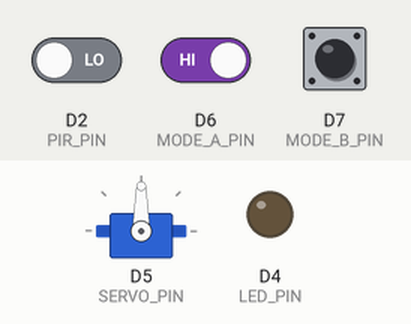
Recording of a sketch running on a simulated ESP8266 (Wemos D1 mini). Shown: servo, output pins drawn as LEDs (lit = HIGH). The test bench sets the inputs (shaded band); at power-on: D6 (MODE_A_PIN) HIGH, D2 (PIR_PIN) LOW, D7 (MODE_B_PIN) HIGH. Random numbers use the default seed unless the sketch sets one.

Above: at 0.9 s.
At 10.88 s:
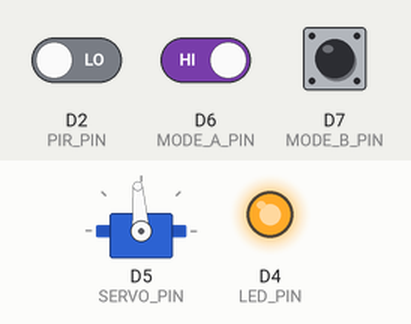
14.2 s: D6 (MODE_A_PIN) driven HIGH
At 14.42 s:
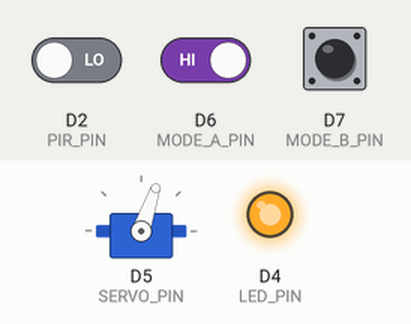
Timing chart, 0 to 61.3 s (numbered marks = the images above; inputs shaded):
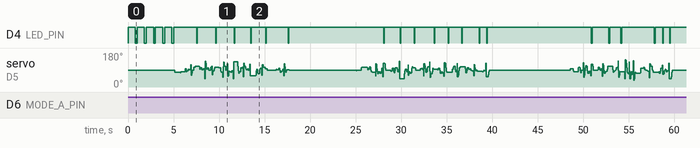

The sketch:

cat_servo_v1.ino
```cpp
#include <Servo.h>

/*
 * ===== Pin assignments (D1 Mini) =====
 *
 * SERVO_PIN   -> D5 (GPIO14)  - Servo signal
 * PIR_PIN     -> D2 (GPIO4)   - PIR output
 * LED_PIN     -> D4 (GPIO2)   - Status LED (with ~320Ω to GND)
 * MODE_A_PIN  -> D6 (GPIO12)  - 3-pos switch pole A (common)
 * MODE_B_PIN  -> D7 (GPIO13)  - 3-pos switch pole B (common)
 */

// ===== MASTER TOGGLES =====
const bool USE_PIR    = false;  // true = PIR-gated sessions
const bool TEST_MODE  = true;   // true = short cycles for code/testing

const int SERVO_PIN  = D5;
const int PIR_PIN    = D2;
const int LED_PIN    = D4;
const int MODE_A_PIN = D6;
const int MODE_B_PIN = D7;

// ==== Servo geometry ====
// NOTE: REST will be auto-centered in setup() unless you disable AUTO_CENTER_REST.
int SERVO_MIN_DEG   = 25;
int SERVO_MAX_DEG   = 155;
int SERVO_REST_DEG  = 100;

const bool AUTO_CENTER_REST = true;   // recommended

// Motion tuning
// Teases use small steps; Darts use bigger steps for faster “zips”.
const int SERVO_STEP_DEG = 2;   // default (teases + general moves)
const int DART_STEP_DEG  = 5;   // faster darts (bigger jumps)

// ===== Startup warmup (PIR OFF mode) =====
const unsigned long STARTUP_WARMUP_MS = 5000UL;

// PIR behavior (only used when USE_PIR=true)
const unsigned long PIR_RETRIGGER_COOLDOWN_MS = 30000UL;

// ===== AM312 handling =====
const unsigned long PIR_WARMUP_IGNORE_MS   = 15000UL;
const unsigned long PIR_EDGE_DEBOUNCE_MS   = 250UL;
const unsigned long PIR_STUCK_HIGH_MS      = 20000UL;
const unsigned long PIR_LOW_CLEAR_MS       = 500UL;

Servo wandServo;

enum PlayMode { MODE_LAZY, MODE_PLAYFUL, MODE_ZOOMIES };

bool sessionActive = false;
unsigned long lastSessionEndMs = 0;
int currentServoDeg = 90;

// ===== PIR state tracking =====
unsigned long bootMs = 0;
bool pirReady = false;

int lastPirState = LOW;
unsigned long lastPirEdgeMs = 0;

unsigned long pirHighSinceMs = 0;
unsigned long pirLowSinceMs  = 0;
bool pirStuckHigh = false;

bool pirSuppressed = false;

// ===== Auto-cycle (when USE_PIR == false) =====
enum AutoPhase { AUTO_RUN, AUTO_LONG_REST };

AutoPhase autoPhase = AUTO_RUN;
unsigned long autoPhaseEndMs = 0;
unsigned long nextAutoSessionMs = 0;
unsigned long sessionCounter = 0;

// Macro cycle defaults (Option A)
unsigned long AUTO_RUN_WINDOW_MS       = 45UL * 60UL * 1000UL;
unsigned long AUTO_LONG_REST_MIN_MS    = 15UL * 60UL * 1000UL;
unsigned long AUTO_LONG_REST_MAX_MS    = 30UL * 60UL * 1000UL;

// In TEST_MODE, shrink everything so you can see behavior quickly
unsigned long TEST_RUN_WINDOW_MS       = 60UL * 1000UL;
unsigned long TEST_LONG_REST_MIN_MS    = 20UL * 1000UL;
unsigned long TEST_LONG_REST_MAX_MS    = 30UL * 1000UL;

// ===== Startup warmup state =====
unsigned long startupEndMs = 0;
bool firstSessionHasRun = false;

// ===== Helpers =====
int clampAngle(int angle) {
  if (angle < SERVO_MIN_DEG) return SERVO_MIN_DEG;
  if (angle > SERVO_MAX_DEG) return SERVO_MAX_DEG;
  return angle;
}

int min2(int a, int b) { return (a < b) ? a : b; }
int max2(int a, int b) { return (a > b) ? a : b; }

int pctOf(int base, int pct) {
  // integer percent to avoid floats
  return (base * pct) / 100;
}

// Compute max amplitude that won’t exceed MIN/MAX given current REST
int maxSafeAmplitude() {
  int leftRoom  = SERVO_REST_DEG - SERVO_MIN_DEG;
  int rightRoom = SERVO_MAX_DEG - SERVO_REST_DEG;
  int m = min2(leftRoom, rightRoom);
  return max2(0, m);
}

// ===== Smooth move (supports variable step size) =====
void moveServoSmooth(int fromDeg, int toDeg, int stepDelayMs, int stepDeg) {
  fromDeg = clampAngle(fromDeg);
  toDeg   = clampAngle(toDeg);

  if (fromDeg == toDeg) {
    wandServo.write(toDeg);
    return;
  }

  stepDeg = max2(1, stepDeg);
  int step = (toDeg > fromDeg) ? stepDeg : -stepDeg;

  if (step > 0) {
    for (int a = fromDeg; a < toDeg; a += step) {
      wandServo.write(clampAngle(a));
      delay(stepDelayMs);
    }
  } else {
    for (int a = fromDeg; a > toDeg; a += step) {
      wandServo.write(clampAngle(a));
      delay(stepDelayMs);
    }
  }

  // Always land exactly on target
  wandServo.write(toDeg);
}

void moveTo(int targetDeg, int stepDelayMs) {
  targetDeg = clampAngle(targetDeg);
  moveServoSmooth(currentServoDeg, targetDeg, stepDelayMs, SERVO_STEP_DEG);
  currentServoDeg = targetDeg;
}

void moveToStep(int targetDeg, int stepDelayMs, int stepDeg) {
  targetDeg = clampAngle(targetDeg);
  moveServoSmooth(currentServoDeg, targetDeg, stepDelayMs, stepDeg);
  currentServoDeg = targetDeg;
}

int randRange(int minVal, int maxVal) {
  return minVal + random(maxVal - minVal + 1);
}

unsigned long randRangeUL(unsigned long minVal, unsigned long maxVal) {
  if (maxVal <= minVal) return minVal;
  unsigned long span = (maxVal - minVal);
  return minVal + (unsigned long)random((long)span + 1L);
}

PlayMode readModeSwitch() {
  int a = digitalRead(MODE_A_PIN);
  int b = digitalRead(MODE_B_PIN);

  if (a == LOW && b == LOW) return MODE_LAZY;
  if (a == HIGH && b == HIGH) return MODE_PLAYFUL;
  return MODE_ZOOMIES;
}

// ---- PIR state resync ----
void resyncPirState(unsigned long now) {
  int cur = digitalRead(PIR_PIN);
  lastPirState = cur;
  lastPirEdgeMs = now;

  pirStuckHigh = false;
  pirHighSinceMs = (cur == HIGH) ? now : 0;
  pirLowSinceMs  = (cur == LOW)  ? now : 0;
}

// ===== PIR: rising edge + stuck-high guard =====
bool pirRisingEdge(unsigned long now) {
  if (!pirReady) return false;
  if (pirSuppressed) return false;

  int cur = digitalRead(PIR_PIN);

  if (cur == HIGH) {
    if (pirHighSinceMs == 0) pirHighSinceMs = now;
    pirLowSinceMs = 0;
    if (!pirStuckHigh && (now - pirHighSinceMs >= PIR_STUCK_HIGH_MS)) pirStuckHigh = true;
  } else {
    pirHighSinceMs = 0;
    if (pirLowSinceMs == 0) pirLowSinceMs = now;

    if (pirStuckHigh && (now - pirLowSinceMs >= PIR_LOW_CLEAR_MS)) {
      pirStuckHigh = false;
      lastPirEdgeMs = now;
      lastPirState = LOW;
    }
  }

  bool rising = (cur == HIGH && lastPirState == LOW);
  lastPirState = cur;

  if (pirStuckHigh) return false;

  if (rising) {
    if (now - lastPirEdgeMs < PIR_EDGE_DEBOUNCE_MS) return false;
    lastPirEdgeMs = now;
    return true;
  }
  return false;
}

// ===== LED rhythms (visible + distinguishable) =====
void blinkLedDuringSession(PlayMode mode) {
  int offMs, onMs;

  if (TEST_MODE) {
    offMs = 60; onMs = 60;
  } else {
    switch (mode) {
      case MODE_LAZY:    offMs = 120; onMs = 120; break;
      case MODE_PLAYFUL: offMs = 80;  onMs = 80;  break;
      case MODE_ZOOMIES: offMs = 50;  onMs = 50;  break;
    }
  }

  digitalWrite(LED_PIN, LOW);
  delay(offMs);
  digitalWrite(LED_PIN, HIGH);
  delay(onMs);
}

// ===== Startup heartbeat (non-blocking) =====
void startupHeartbeat(unsigned long now) {
  static unsigned long lastToggleMs = 0;
  static bool ledOn = true;

  unsigned long interval = ledOn ? 800UL : 200UL;

  if (now - lastToggleMs >= interval) {
    ledOn = !ledOn;
    digitalWrite(LED_PIN, ledOn ? HIGH : LOW);
    lastToggleMs = now;
  }
}

// ===== Mode timing (time-based sessions + jittered rests) =====
unsigned long sessionDurationMsForMode(PlayMode mode) {
  if (TEST_MODE) return randRangeUL(10000UL, 15000UL);

  switch (mode) {
    case MODE_LAZY:    return randRangeUL(45000UL, 70000UL);
    case MODE_PLAYFUL: return randRangeUL(60000UL, 90000UL);
    case MODE_ZOOMIES: return randRangeUL(75000UL, 120000UL);
  }
  return 60000UL;
}

unsigned long restDurationMsForMode(PlayMode mode) {
  if (TEST_MODE) return randRangeUL(5000UL, 10000UL);

  switch (mode) {
    case MODE_LAZY:    return randRangeUL(6UL * 60UL * 1000UL, 10UL * 60UL * 1000UL);
    case MODE_PLAYFUL: return randRangeUL(3UL * 60UL * 1000UL, 7UL * 60UL * 1000UL);
    case MODE_ZOOMIES: return randRangeUL(2UL * 60UL * 1000UL, 6UL * 60UL * 1000UL);
  }
  return 5UL * 60UL * 1000UL;
}

// ===== Faster speeds safely =====
// smaller delay => faster
int teaseSpeedForMode(PlayMode mode) {
  if (TEST_MODE) return 5;
  switch (mode) {
    case MODE_LAZY:    return 12;
    case MODE_PLAYFUL: return 7;
    case MODE_ZOOMIES: return 5;
  }
  return 7;
}

int dartSpeedForMode(PlayMode mode) {
  // faster cross darts (safe-ish). If you start seeing resets, bump these up by +1 or +2.
  if (TEST_MODE) return 2;
  switch (mode) {
    case MODE_LAZY:    return 6;  // was 9
    case MODE_PLAYFUL: return 3;  // was 4
    case MODE_ZOOMIES: return 2;  // was 3
  }
  return 3;
}

// ===== Range scaling (based on actual safe travel) =====
// Teases: small % of safe range
int teaseAmpForMode(PlayMode mode) {
  int maxAmp = maxSafeAmplitude();

  int loPct, hiPct;
  switch (mode) {
    case MODE_LAZY:    loPct = 5;  hiPct = 15; break;
    case MODE_PLAYFUL: loPct = 8;  hiPct = 22; break;
    case MODE_ZOOMIES: loPct = 10; hiPct = 25; break;
  }

  int lo = max2(4, pctOf(maxAmp, loPct));
  int hi = max2(lo + 2, pctOf(maxAmp, hiPct));
  return randRange(lo, hi);
}

// Darts: big % of safe range (lets you use more angle without clipping)
int dartAmpForMode(PlayMode mode) {
  int maxAmp = maxSafeAmplitude();

  int loPct, hiPct;
  switch (mode) {
    case MODE_LAZY:    loPct = 25; hiPct = 55; break;
    case MODE_PLAYFUL: loPct = 40; hiPct = 75; break;
    case MODE_ZOOMIES: loPct = 60; hiPct = 95; break;
  }

  int lo = max2(10, pctOf(maxAmp, loPct));
  int hi = max2(lo + 2, pctOf(maxAmp, hiPct));
  return randRange(lo, hi);
}

// ===== Motion primitives =====
void doTease(PlayMode mode) {
  int amp = teaseAmpForMode(mode);

  int left  = clampAngle(SERVO_REST_DEG - amp);
  int right = clampAngle(SERVO_REST_DEG + amp);

  int speed = teaseSpeedForMode(mode);

  int base = (random(2) == 0) ? left : right;
  int hops = randRange(TEST_MODE ? 1 : 1, TEST_MODE ? 2 : 3);

  for (int i = 0; i < hops; i++) {
    int jitter = randRange(-8, 8);
    moveTo(clampAngle(base + jitter), speed);
    delay(randRange(TEST_MODE ? 20 : 50, TEST_MODE ? 80 : 160));
  }

  delay(randRange(TEST_MODE ? 30 : 60, TEST_MODE ? 120 : 220));
}

void doBigDart(PlayMode mode) {
  int amp = dartAmpForMode(mode);

  int left  = clampAngle(SERVO_REST_DEG - amp);
  int right = clampAngle(SERVO_REST_DEG + amp);

  int speed = dartSpeedForMode(mode);

  bool startLeft = (random(2) == 0);
  int start = startLeft ? left : right;
  int end   = startLeft ? right : left;

  // Faster “zip” moves: use bigger step size for darts
  moveToStep(start, speed, DART_STEP_DEG);
  delay(randRange(TEST_MODE ? 8 : 20, TEST_MODE ? 35 : 75));
  moveToStep(end, speed, DART_STEP_DEG);

  // small overshoot/jitter to feel “alive”
  if (random(3) == 0) {
    moveToStep(clampAngle(end + randRange(-10, 10)), speed, DART_STEP_DEG);
  }

  delay(randRange(TEST_MODE ? 20 : 60, TEST_MODE ? 100 : 220));
}

void hidePause(PlayMode mode) {
  if (TEST_MODE) { delay(randRange(400, 900)); return; }
  switch (mode) {
    case MODE_LAZY:    delay(randRange(2500, 4500)); break;
    case MODE_PLAYFUL: delay(randRange(3000, 6000)); break;
    case MODE_ZOOMIES: delay(randRange(2000, 4500)); break;
  }
}

void shortPause(PlayMode mode) {
  if (TEST_MODE) { delay(randRange(150, 450)); return; }
  switch (mode) {
    case MODE_LAZY:    delay(randRange(900, 2200)); break;
    case MODE_PLAYFUL: delay(randRange(500, 2000)); break;
    case MODE_ZOOMIES: delay(randRange(350, 1200)); break;
  }
}

void runChaosBurst(unsigned long chaosMs) {
  unsigned long endMs = millis() + chaosMs;
  while (millis() < endMs) {
    doBigDart(MODE_ZOOMIES);
    doTease(MODE_ZOOMIES);
  }
}

// ===== Time-based session runner =====
void runTimedSession(PlayMode mode, unsigned long sessionMs, bool allowMidChaos) {
  unsigned long startMs = millis();
  unsigned long endMs   = startMs + sessionMs;

  unsigned long warmupMs = TEST_MODE ? 900UL : (unsigned long)randRange(10000, 15000);
  unsigned long finaleMs = TEST_MODE ? 900UL : (unsigned long)randRange(10000, 20000);

  if (warmupMs + finaleMs + 2000UL > sessionMs) {
    warmupMs = min(warmupMs, sessionMs / 4);
    finaleMs = min(finaleMs, sessionMs / 4);
  }

  moveTo(SERVO_REST_DEG, TEST_MODE ? 6 : 10);
  delay(TEST_MODE ? 120 : 250);

  unsigned long warmupEnd = startMs + warmupMs;
  while (millis() < warmupEnd) {
    doTease(mode);
    if (random(5) == 0) doBigDart(mode);
    shortPause(mode);
  }

  unsigned long huntEnd = (endMs > finaleMs) ? (endMs - finaleMs) : endMs;

  unsigned long lastHideAt = millis();
  unsigned long nextHideAfter = TEST_MODE ? 1200UL : (unsigned long)randRange(15000, 20000);

  bool chaosInserted = false;
  unsigned long chaosAt = startMs + (sessionMs / 2);

  while (millis() < huntEnd) {
    if (allowMidChaos && !chaosInserted && millis() >= chaosAt) {
      runChaosBurst(TEST_MODE ? 1200UL : 10000UL);
      chaosInserted = true;
      shortPause(mode);
    }

    unsigned long burstLen = TEST_MODE ? (unsigned long)randRange(800, 1800)
                                      : (unsigned long)randRange(2500, 7000);
    unsigned long burstEnd = millis() + burstLen;
    if (burstEnd > huntEnd) burstEnd = huntEnd;

    int teasesUntilDart = randRange(2, (mode == MODE_ZOOMIES) ? 4 : 5);

    while (millis() < burstEnd) {
      if (teasesUntilDart > 0) {
        doTease(mode);
        teasesUntilDart--;
      } else {
        doBigDart(mode);
        teasesUntilDart = randRange(2, (mode == MODE_ZOOMIES) ? 4 : 5);
      }
    }

    blinkLedDuringSession(mode);

    unsigned long now = millis();
    if (now - lastHideAt >= nextHideAfter && random(3) == 0) {
      moveTo(SERVO_REST_DEG, TEST_MODE ? 6 : 10);
      hidePause(mode);
      lastHideAt = millis();
      nextHideAfter = TEST_MODE ? 1200UL : (unsigned long)randRange(15000, 20000);
    } else {
      shortPause(mode);
    }
  }

  unsigned long finaleEnd = endMs;
  while (millis() < finaleEnd) {
    doTease(mode);
    doTease(mode);
    doBigDart((mode == MODE_LAZY) ? MODE_PLAYFUL : mode);

    blinkLedDuringSession(mode);

    moveTo(SERVO_REST_DEG, TEST_MODE ? 6 : 9);
    delay(randRange(TEST_MODE ? 60 : 200, TEST_MODE ? 140 : 450));
  }

  moveTo(SERVO_REST_DEG, TEST_MODE ? 6 : 10);
  delay(TEST_MODE ? 250 : randRange(1200, 2500));
}

// ===== Session orchestration =====
void runSessionForMode(PlayMode mode) {
  pirSuppressed = true;

  sessionActive = true;
  digitalWrite(LED_PIN, HIGH);

  unsigned long sessionMs = sessionDurationMsForMode(mode);
  bool allowMidChaos = (!USE_PIR) && (((sessionCounter + 1UL) % 3UL) == 0UL);

  runTimedSession(mode, sessionMs, allowMidChaos);

  moveTo(SERVO_REST_DEG, 12);

  sessionActive = false;
  lastSessionEndMs = millis();

  resyncPirState(lastSessionEndMs);
  pirSuppressed = false;

  if (!USE_PIR) {
    sessionCounter++;
    nextAutoSessionMs = lastSessionEndMs + restDurationMsForMode(mode);
  }
}

// ===== Arduino setup & loop =====
void setup() {
  randomSeed(analogRead(A0));

  pinMode(PIR_PIN, INPUT);
  pinMode(MODE_A_PIN, INPUT_PULLUP);
  pinMode(MODE_B_PIN, INPUT_PULLUP);

  pinMode(LED_PIN, OUTPUT);
  digitalWrite(LED_PIN, HIGH);

  // Auto-center REST to maximize usable range (prevents “clipping” one side)
  if (AUTO_CENTER_REST) {
    SERVO_REST_DEG = (SERVO_MIN_DEG + SERVO_MAX_DEG) / 2;
  }

  wandServo.attach(SERVO_PIN);

  currentServoDeg = clampAngle(SERVO_REST_DEG);
  wandServo.write(currentServoDeg);

  bootMs = millis();
  pirReady = false;

  lastPirState = LOW;
  lastPirEdgeMs = 0;
  pirHighSinceMs = 0;
  pirLowSinceMs  = 0;
  pirStuckHigh = false;
  pirSuppressed = false;

  // === Deterministic startup behavior ===
  unsigned long now = millis();
  startupEndMs = now + STARTUP_WARMUP_MS;
  firstSessionHasRun = false;

  if (!USE_PIR) {
    if (TEST_MODE) {
      AUTO_RUN_WINDOW_MS    = TEST_RUN_WINDOW_MS;
      AUTO_LONG_REST_MIN_MS = TEST_LONG_REST_MIN_MS;
      AUTO_LONG_REST_MAX_MS = TEST_LONG_REST_MAX_MS;
    }

    autoPhase = AUTO_RUN;
    autoPhaseEndMs = now + AUTO_RUN_WINDOW_MS;

    // schedule first session exactly after warmup
    nextAutoSessionMs = startupEndMs;
  }

  delay(200);
}

void loop() {
  unsigned long now = millis();

  // ===== Startup warmup (only meaningful when PIR is OFF) =====
  if (!USE_PIR && now < startupEndMs) {
    if (currentServoDeg != SERVO_REST_DEG) moveTo(SERVO_REST_DEG, 10);
    startupHeartbeat(now);
    delay(10);
    return;
  } else if (!USE_PIR && !firstSessionHasRun) {
    digitalWrite(LED_PIN, HIGH);
  }

  // ===== PIR warm-up (only when PIR is enabled) =====
  if (USE_PIR && !pirReady) {
    if (now - bootMs >= PIR_WARMUP_IGNORE_MS) {
      pirReady = true;
      resyncPirState(now);
    } else {
      delay(20);
      return;
    }
  }

  // Keep servo parked when idle
  if (!sessionActive && currentServoDeg != SERVO_REST_DEG) {
    moveTo(SERVO_REST_DEG, 15);
  }

  bool shouldStart = false;

  if (USE_PIR) {
    bool cooldownOver = (lastSessionEndMs == 0) || ((now - lastSessionEndMs) > PIR_RETRIGGER_COOLDOWN_MS);
    if (!sessionActive && cooldownOver && pirRisingEdge(now)) shouldStart = true;
  } else {
    // Macro run/nap cycle
    if (autoPhase == AUTO_RUN && now >= autoPhaseEndMs) {
      autoPhase = AUTO_LONG_REST;
      unsigned long longRest = randRangeUL(AUTO_LONG_REST_MIN_MS, AUTO_LONG_REST_MAX_MS);
      autoPhaseEndMs = now + longRest;
      nextAutoSessionMs = autoPhaseEndMs;
    }
    if (autoPhase == AUTO_LONG_REST && now >= autoPhaseEndMs) {
      autoPhase = AUTO_RUN;
      autoPhaseEndMs = now + AUTO_RUN_WINDOW_MS;

      PlayMode mode = readModeSwitch();
      nextAutoSessionMs = now + restDurationMsForMode(mode);
    }

    if (!sessionActive && autoPhase == AUTO_RUN && now >= nextAutoSessionMs) {
      shouldStart = true;
    }
  }

  if (shouldStart) {
    PlayMode mode = readModeSwitch();
    runSessionForMode(mode);
    if (!USE_PIR) firstSessionHasRun = true;
  }

  delay(20);
}
```
